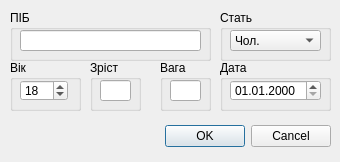
<?xml version="1.0" encoding="UTF-8"?>
<ui version="4.0">
 <class>GetStudentDialog</class>
 <widget class="QDialog" name="GetStudentDialog">
  <property name="geometry">
   <rect>
    <x>0</x>
    <y>0</y>
    <width>340</width>
    <height>162</height>
   </rect>
  </property>
  <property name="windowTitle">
   <string>Інформація про опитуваного</string>
  </property>
  <widget class="QDialogButtonBox" name="buttonBox">
   <property name="geometry">
    <rect>
     <x>150</x>
     <y>120</y>
     <width>181</width>
     <height>32</height>
    </rect>
   </property>
   <property name="orientation">
    <enum>Qt::Horizontal</enum>
   </property>
   <property name="standardButtons">
    <set>QDialogButtonBox::Cancel|QDialogButtonBox::Ok</set>
   </property>
  </widget>
  <widget class="QGroupBox" name="groupBox">
   <property name="geometry">
    <rect>
     <x>10</x>
     <y>10</y>
     <width>201</width>
     <height>51</height>
    </rect>
   </property>
   <property name="title">
    <string>ПІБ</string>
   </property>
   <widget class="QLineEdit" name="leName">
    <property name="geometry">
     <rect>
      <x>10</x>
      <y>20</y>
      <width>181</width>
      <height>21</height>
     </rect>
    </property>
   </widget>
  </widget>
  <widget class="QGroupBox" name="groupBox_2">
   <property name="geometry">
    <rect>
     <x>10</x>
     <y>60</y>
     <width>71</width>
     <height>51</height>
    </rect>
   </property>
   <property name="title">
    <string>Вік</string>
   </property>
   <widget class="QSpinBox" name="sbAge">
    <property name="geometry">
     <rect>
      <x>10</x>
      <y>20</y>
      <width>48</width>
      <height>21</height>
     </rect>
    </property>
    <property name="minimum">
     <number>1</number>
    </property>
    <property name="maximum">
     <number>120</number>
    </property>
    <property name="value">
     <number>18</number>
    </property>
   </widget>
  </widget>
  <widget class="QGroupBox" name="groupBox_3">
   <property name="geometry">
    <rect>
     <x>90</x>
     <y>60</y>
     <width>51</width>
     <height>51</height>
    </rect>
   </property>
   <property name="title">
    <string>Зріст</string>
   </property>
   <widget class="QLineEdit" name="leHeight">
    <property name="geometry">
     <rect>
      <x>10</x>
      <y>20</y>
      <width>31</width>
      <height>21</height>
     </rect>
    </property>
    <property name="text">
     <string/>
    </property>
   </widget>
  </widget>
  <widget class="QGroupBox" name="groupBox_4">
   <property name="geometry">
    <rect>
     <x>220</x>
     <y>60</y>
     <width>111</width>
     <height>51</height>
    </rect>
   </property>
   <property name="title">
    <string>Дата</string>
   </property>
   <widget class="QDateEdit" name="deDate">
    <property name="geometry">
     <rect>
      <x>10</x>
      <y>20</y>
      <width>91</width>
      <height>21</height>
     </rect>
    </property>
    <property name="displayFormat">
     <string>dd.MM.yyyy</string>
    </property>
   </widget>
  </widget>
  <widget class="QGroupBox" name="groupBox_5">
   <property name="geometry">
    <rect>
     <x>220</x>
     <y>10</y>
     <width>111</width>
     <height>51</height>
    </rect>
   </property>
   <property name="title">
    <string>Стать</string>
   </property>
   <widget class="QComboBox" name="cbSex">
    <property name="geometry">
     <rect>
      <x>10</x>
      <y>20</y>
      <width>91</width>
      <height>21</height>
     </rect>
    </property>
    <item>
     <property name="text">
      <string>Чол.</string>
     </property>
    </item>
    <item>
     <property name="text">
      <string>Жін.</string>
     </property>
    </item>
   </widget>
  </widget>
  <widget class="QGroupBox" name="groupBox_6">
   <property name="geometry">
    <rect>
     <x>160</x>
     <y>60</y>
     <width>51</width>
     <height>51</height>
    </rect>
   </property>
   <property name="title">
    <string>Вага</string>
   </property>
   <widget class="QLineEdit" name="leWeight">
    <property name="geometry">
     <rect>
      <x>10</x>
      <y>20</y>
      <width>31</width>
      <height>21</height>
     </rect>
    </property>
    <property name="text">
     <string/>
    </property>
   </widget>
  </widget>
 </widget>
 <resources/>
 <connections>
  <connection>
   <sender>buttonBox</sender>
   <signal>accepted()</signal>
   <receiver>GetStudentDialog</receiver>
   <slot>accept()</slot>
   <hints>
    <hint type="sourcelabel">
     <x>248</x>
     <y>254</y>
    </hint>
    <hint type="destinationlabel">
     <x>157</x>
     <y>274</y>
    </hint>
   </hints>
  </connection>
  <connection>
   <sender>buttonBox</sender>
   <signal>rejected()</signal>
   <receiver>GetStudentDialog</receiver>
   <slot>reject()</slot>
   <hints>
    <hint type="sourcelabel">
     <x>316</x>
     <y>260</y>
    </hint>
    <hint type="destinationlabel">
     <x>286</x>
     <y>274</y>
    </hint>
   </hints>
  </connection>
 </connections>
</ui>
